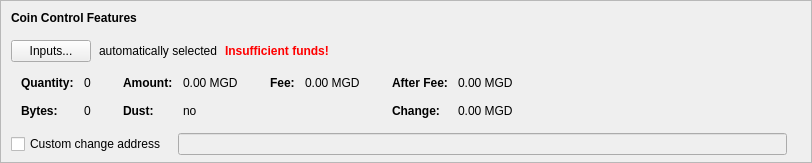
    <widget class="QFrame" name="frameCoinControl">
     <property name="sizePolicy">
      <sizepolicy hsizetype="Expanding" vsizetype="Expanding">
       <horstretch>0</horstretch>
       <verstretch>0</verstretch>
      </sizepolicy>
     </property>
     <property name="maximumSize">
      <size>
       <width>16777215</width>
       <height>16777215</height>
      </size>
     </property>
     <property name="frameShape">
      <enum>QFrame::StyledPanel</enum>
     </property>
     <property name="frameShadow">
      <enum>QFrame::Sunken</enum>
     </property>
     <layout class="QVBoxLayout" name="verticalLayoutCoinControl2">
      <property name="spacing">
       <number>0</number>
      </property>
      <property name="leftMargin">
       <number>0</number>
      </property>
      <property name="topMargin">
       <number>0</number>
      </property>
      <property name="rightMargin">
       <number>0</number>
      </property>
      <property name="bottomMargin">
       <number>6</number>
      </property>
      <item>
       <layout class="QVBoxLayout" name="verticalLayoutCoinControl" stretch="0,0,0,0,1">
        <property name="spacing">
         <number>0</number>
        </property>
        <property name="leftMargin">
         <number>10</number>
        </property>
        <property name="topMargin">
         <number>10</number>
        </property>
        <item>
         <layout class="QHBoxLayout" name="horizontalLayoutCoinControl1">
          <property name="bottomMargin">
           <number>15</number>
          </property>
          <item>
           <widget class="QLabel" name="labelCoinControlFeatures">
            <property name="sizePolicy">
             <sizepolicy hsizetype="Preferred" vsizetype="Maximum">
              <horstretch>0</horstretch>
              <verstretch>0</verstretch>
             </sizepolicy>
            </property>
            <property name="font">
             <font>
              <weight>75</weight>
              <bold>true</bold>
             </font>
            </property>
            <property name="styleSheet">
             <string notr="true">font-weight:bold;</string>
            </property>
            <property name="text">
             <string>Coin Control Features</string>
            </property>
           </widget>
          </item>
         </layout>
        </item>
        <item>
         <layout class="QHBoxLayout" name="horizontalLayoutCoinControl2" stretch="0,0,0,0">
          <property name="spacing">
           <number>8</number>
          </property>
          <property name="bottomMargin">
           <number>10</number>
          </property>
          <item>
           <widget class="QPushButton" name="pushButtonCoinControl">
            <property name="styleSheet">
             <string notr="true"/>
            </property>
            <property name="text">
             <string>Inputs...</string>
            </property>
            <property name="autoDefault">
             <bool>false</bool>
            </property>
           </widget>
          </item>
          <item>
           <widget class="QLabel" name="labelCoinControlAutomaticallySelected">
            <property name="text">
             <string>automatically selected</string>
            </property>
            <property name="margin">
             <number>5</number>
            </property>
           </widget>
          </item>
          <item>
           <widget class="QLabel" name="labelCoinControlInsuffFunds">
            <property name="font">
             <font>
              <weight>75</weight>
              <bold>true</bold>
             </font>
            </property>
            <property name="styleSheet">
             <string notr="true">color:red;font-weight:bold;</string>
            </property>
            <property name="text">
             <string>Insufficient funds!</string>
            </property>
            <property name="margin">
             <number>5</number>
            </property>
           </widget>
          </item>
          <item>
           <spacer name="horizontalSpacerCoinControl">
            <property name="orientation">
             <enum>Qt::Horizontal</enum>
            </property>
            <property name="sizeHint" stdset="0">
             <size>
              <width>40</width>
              <height>1</height>
             </size>
            </property>
           </spacer>
          </item>
         </layout>
        </item>
        <item>
         <widget class="QWidget" name="widgetCoinControl" native="true">
          <property name="sizePolicy">
           <sizepolicy hsizetype="Preferred" vsizetype="Preferred">
            <horstretch>0</horstretch>
            <verstretch>0</verstretch>
           </sizepolicy>
          </property>
          <property name="minimumSize">
           <size>
            <width>0</width>
            <height>0</height>
           </size>
          </property>
          <property name="styleSheet">
           <string notr="true"/>
          </property>
          <layout class="QHBoxLayout" name="horizontalLayoutCoinControl5">
           <property name="leftMargin">
            <number>0</number>
           </property>
           <property name="topMargin">
            <number>0</number>
           </property>
           <property name="rightMargin">
            <number>0</number>
           </property>
           <property name="bottomMargin">
            <number>0</number>
           </property>
           <item>
            <layout class="QHBoxLayout" name="horizontalLayoutCoinControl3" stretch="0,0,0,1">
             <property name="spacing">
              <number>20</number>
             </property>
             <property name="topMargin">
              <number>0</number>
             </property>
             <property name="bottomMargin">
              <number>10</number>
             </property>
             <item>
              <layout class="QFormLayout" name="formLayoutCoinControl1">
               <property name="horizontalSpacing">
                <number>10</number>
               </property>
               <property name="verticalSpacing">
                <number>14</number>
               </property>
               <property name="leftMargin">
                <number>10</number>
               </property>
               <property name="topMargin">
                <number>4</number>
               </property>
               <property name="rightMargin">
                <number>6</number>
               </property>
               <item row="0" column="0">
                <widget class="QLabel" name="labelCoinControlQuantityText">
                 <property name="font">
                  <font>
                   <weight>75</weight>
                   <bold>true</bold>
                  </font>
                 </property>
                 <property name="text">
                  <string>Quantity:</string>
                 </property>
                 <property name="margin">
                  <number>0</number>
                 </property>
                </widget>
               </item>
               <item row="0" column="1">
                <widget class="QLabel" name="labelCoinControlQuantity">
                 <property name="cursor">
                  <cursorShape>IBeamCursor</cursorShape>
                 </property>
                 <property name="contextMenuPolicy">
                  <enum>Qt::ActionsContextMenu</enum>
                 </property>
                 <property name="text">
                  <string notr="true">0</string>
                 </property>
                 <property name="margin">
                  <number>0</number>
                 </property>
                 <property name="textInteractionFlags">
                  <set>Qt::LinksAccessibleByMouse|Qt::TextSelectableByKeyboard|Qt::TextSelectableByMouse</set>
                 </property>
                </widget>
               </item>
               <item row="1" column="0">
                <widget class="QLabel" name="labelCoinControlBytesText">
                 <property name="font">
                  <font>
                   <weight>75</weight>
                   <bold>true</bold>
                  </font>
                 </property>
                 <property name="text">
                  <string>Bytes:</string>
                 </property>
                </widget>
               </item>
               <item row="1" column="1">
                <widget class="QLabel" name="labelCoinControlBytes">
                 <property name="cursor">
                  <cursorShape>IBeamCursor</cursorShape>
                 </property>
                 <property name="contextMenuPolicy">
                  <enum>Qt::ActionsContextMenu</enum>
                 </property>
                 <property name="text">
                  <string notr="true">0</string>
                 </property>
                 <property name="textInteractionFlags">
                  <set>Qt::LinksAccessibleByMouse|Qt::TextSelectableByKeyboard|Qt::TextSelectableByMouse</set>
                 </property>
                </widget>
               </item>
              </layout>
             </item>
             <item>
              <layout class="QFormLayout" name="formLayoutCoinControl2">
               <property name="horizontalSpacing">
                <number>10</number>
               </property>
               <property name="verticalSpacing">
                <number>14</number>
               </property>
               <property name="leftMargin">
                <number>6</number>
               </property>
               <property name="topMargin">
                <number>4</number>
               </property>
               <property name="rightMargin">
                <number>6</number>
               </property>
               <item row="0" column="0">
                <widget class="QLabel" name="labelCoinControlAmountText">
                 <property name="font">
                  <font>
                   <weight>75</weight>
                   <bold>true</bold>
                  </font>
                 </property>
                 <property name="text">
                  <string>Amount:</string>
                 </property>
                 <property name="margin">
                  <number>0</number>
                 </property>
                </widget>
               </item>
               <item row="0" column="1">
                <widget class="QLabel" name="labelCoinControlAmount">
                 <property name="cursor">
                  <cursorShape>IBeamCursor</cursorShape>
                 </property>
                 <property name="contextMenuPolicy">
                  <enum>Qt::ActionsContextMenu</enum>
                 </property>
                 <property name="text">
                  <string notr="true">0.00 MGD</string>
                 </property>
                 <property name="textInteractionFlags">
                  <set>Qt::LinksAccessibleByMouse|Qt::TextSelectableByKeyboard|Qt::TextSelectableByMouse</set>
                 </property>
                </widget>
               </item>
               <item row="1" column="0">
                <widget class="QLabel" name="labelCoinControlLowOutputText">
                 <property name="font">
                  <font>
                   <weight>75</weight>
                   <bold>true</bold>
                  </font>
                 </property>
                 <property name="text">
                  <string>Dust:</string>
                 </property>
                </widget>
               </item>
               <item row="1" column="1">
                <widget class="QLabel" name="labelCoinControlLowOutput">
                 <property name="cursor">
                  <cursorShape>IBeamCursor</cursorShape>
                 </property>
                 <property name="contextMenuPolicy">
                  <enum>Qt::ActionsContextMenu</enum>
                 </property>
                 <property name="text">
                  <string notr="true">no</string>
                 </property>
                 <property name="textInteractionFlags">
                  <set>Qt::LinksAccessibleByMouse|Qt::TextSelectableByKeyboard|Qt::TextSelectableByMouse</set>
                 </property>
                </widget>
               </item>
              </layout>
             </item>
             <item>
              <layout class="QFormLayout" name="formLayoutCoinControl3">
               <property name="horizontalSpacing">
                <number>10</number>
               </property>
               <property name="verticalSpacing">
                <number>14</number>
               </property>
               <property name="leftMargin">
                <number>6</number>
               </property>
               <property name="topMargin">
                <number>4</number>
               </property>
               <property name="rightMargin">
                <number>6</number>
               </property>
               <item row="0" column="0">
                <widget class="QLabel" name="labelCoinControlFeeText">
                 <property name="font">
                  <font>
                   <weight>75</weight>
                   <bold>true</bold>
                  </font>
                 </property>
                 <property name="text">
                  <string>Fee:</string>
                 </property>
                 <property name="margin">
                  <number>0</number>
                 </property>
                </widget>
               </item>
               <item row="0" column="1">
                <widget class="QLabel" name="labelCoinControlFee">
                 <property name="cursor">
                  <cursorShape>IBeamCursor</cursorShape>
                 </property>
                 <property name="contextMenuPolicy">
                  <enum>Qt::ActionsContextMenu</enum>
                 </property>
                 <property name="text">
                  <string notr="true">0.00 MGD</string>
                 </property>
                 <property name="textInteractionFlags">
                  <set>Qt::LinksAccessibleByMouse|Qt::TextSelectableByKeyboard|Qt::TextSelectableByMouse</set>
                 </property>
                </widget>
               </item>
              </layout>
             </item>
             <item>
              <layout class="QFormLayout" name="formLayoutCoinControl4">
               <property name="horizontalSpacing">
                <number>10</number>
               </property>
               <property name="verticalSpacing">
                <number>14</number>
               </property>
               <property name="leftMargin">
                <number>6</number>
               </property>
               <property name="topMargin">
                <number>4</number>
               </property>
               <property name="rightMargin">
                <number>6</number>
               </property>
               <item row="0" column="0">
                <widget class="QLabel" name="labelCoinControlAfterFeeText">
                 <property name="font">
                  <font>
                   <weight>75</weight>
                   <bold>true</bold>
                  </font>
                 </property>
                 <property name="text">
                  <string>After Fee:</string>
                 </property>
                 <property name="margin">
                  <number>0</number>
                 </property>
                </widget>
               </item>
               <item row="0" column="1">
                <widget class="QLabel" name="labelCoinControlAfterFee">
                 <property name="cursor">
                  <cursorShape>IBeamCursor</cursorShape>
                 </property>
                 <property name="contextMenuPolicy">
                  <enum>Qt::ActionsContextMenu</enum>
                 </property>
                 <property name="text">
                  <string notr="true">0.00 MGD</string>
                 </property>
                 <property name="textInteractionFlags">
                  <set>Qt::LinksAccessibleByMouse|Qt::TextSelectableByKeyboard|Qt::TextSelectableByMouse</set>
                 </property>
                </widget>
               </item>
               <item row="1" column="0">
                <widget class="QLabel" name="labelCoinControlChangeText">
                 <property name="font">
                  <font>
                   <weight>75</weight>
                   <bold>true</bold>
                  </font>
                 </property>
                 <property name="text">
                  <string>Change:</string>
                 </property>
                </widget>
               </item>
               <item row="1" column="1">
                <widget class="QLabel" name="labelCoinControlChange">
                 <property name="cursor">
                  <cursorShape>IBeamCursor</cursorShape>
                 </property>
                 <property name="contextMenuPolicy">
                  <enum>Qt::ActionsContextMenu</enum>
                 </property>
                 <property name="text">
                  <string notr="true">0.00 MGD</string>
                 </property>
                 <property name="textInteractionFlags">
                  <set>Qt::LinksAccessibleByMouse|Qt::TextSelectableByKeyboard|Qt::TextSelectableByMouse</set>
                 </property>
                </widget>
               </item>
              </layout>
             </item>
            </layout>
           </item>
          </layout>
         </widget>
        </item>
        <item>
         <layout class="QHBoxLayout" name="horizontalLayoutCoinControl4" stretch="0,0,0">
          <property name="spacing">
           <number>12</number>
          </property>
          <property name="sizeConstraint">
           <enum>QLayout::SetDefaultConstraint</enum>
          </property>
          <property name="topMargin">
           <number>5</number>
          </property>
          <property name="rightMargin">
           <number>5</number>
          </property>
          <item>
           <widget class="QCheckBox" name="checkBoxCoinControlChange">
            <property name="toolTip">
             <string>If this is activated, but the change address is empty or invalid, change will be sent to a newly generated address.</string>
            </property>
            <property name="text">
             <string>Custom change address</string>
            </property>
           </widget>
          </item>
          <item>
           <widget class="QValidatedLineEdit" name="lineEditCoinControlChange">
            <property name="enabled">
             <bool>false</bool>
            </property>
            <property name="sizePolicy">
             <sizepolicy hsizetype="Expanding" vsizetype="Fixed">
              <horstretch>0</horstretch>
              <verstretch>0</verstretch>
             </sizepolicy>
            </property>
           </widget>
          </item>
          <item>
           <widget class="QLabel" name="labelCoinControlChangeLabel">
            <property name="sizePolicy">
             <sizepolicy hsizetype="Preferred" vsizetype="Expanding">
              <horstretch>0</horstretch>
              <verstretch>0</verstretch>
             </sizepolicy>
            </property>
            <property name="minimumSize">
             <size>
              <width>0</width>
              <height>0</height>
             </size>
            </property>
            <property name="text">
             <string/>
            </property>
            <property name="margin">
             <number>3</number>
            </property>
           </widget>
          </item>
         </layout>
        </item>
        <item>
         <spacer name="verticalSpacerCoinControl">
          <property name="orientation">
           <enum>Qt::Vertical</enum>
          </property>
          <property name="sizeHint" stdset="0">
           <size>
            <width>800</width>
            <height>1</height>
           </size>
          </property>
         </spacer>
        </item>
       </layout>
      </item>
     </layout>
    </widget>
